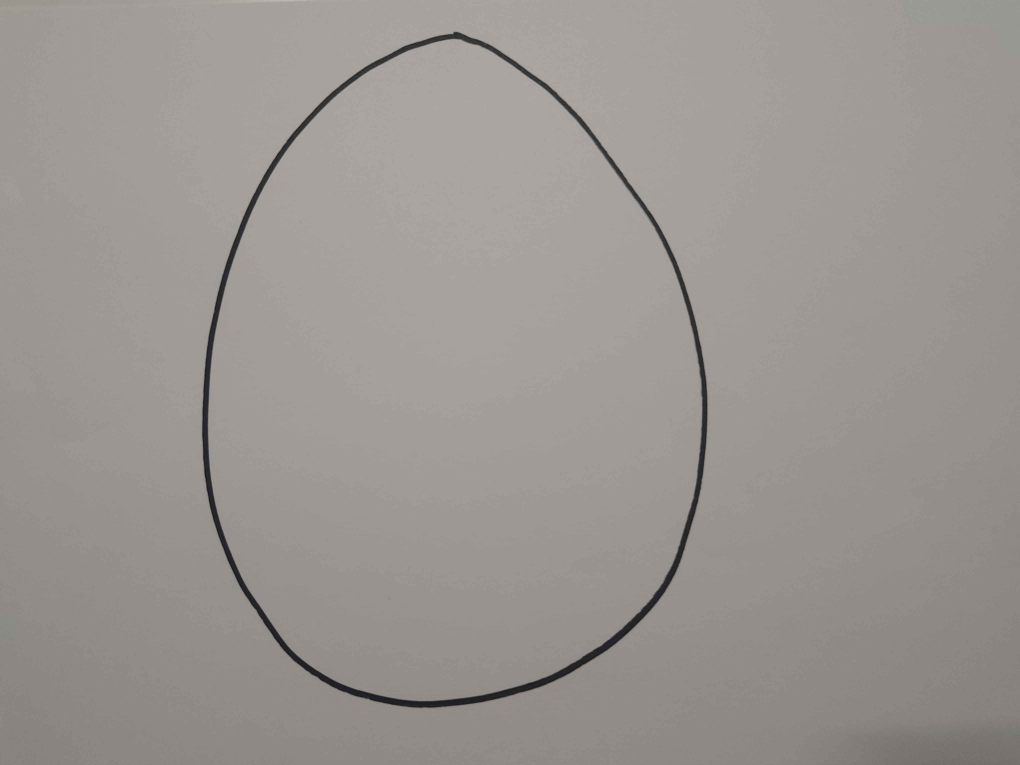
#> input picture numb_data_set/00.jpg, 4080 x 3059 px, given in place of the camera (shown at 1/4 size)
$ python test.py
#> lines starting #> are read from the running program, lines starting #| are printed output that depends on the picture; after the words box and inside, x2 and y2 are one past the last pixel; in counts of white or black regions, pixels touching at a corner belong together
import numpy as np
import time
import os
import cv2

#start timer
start = time.perf_counter()

#training data
def get_data():
    cap = cv2.VideoCapture(0)
    while cap.isOpened():
        ret, frame = cap.read()
#> frame is the input picture: shape (3059, 4080, 3); mean B, G, R 145.6, 149.5, 154.4
        cv2.imshow("Webcam",frame)

        last_frame = frame

        if cv2.waitKey(1) & 0xFF == ord("q"):
#> (key q is pressed here)
            break
    cap.release()
    cv2.destroyAllWindows()
    return last_frame

def mirror(img):
    h,w = img.shape[:2]
    M_horiz = np.float32([
        [-1, 0, w-1],
        [0,1,0]
    ])
    mirrored_h = cv2.warpAffine(img, M_horiz, (w,h))
    return mirrored_h

def show_image(frame):
    cv2.imshow("Frame",frame)
    cv2.waitKey(0)
    cv2.destroyAllWindows()

def invert(mirrored_image):
    inverted_image = cv2.bitwise_not(mirrored_image)
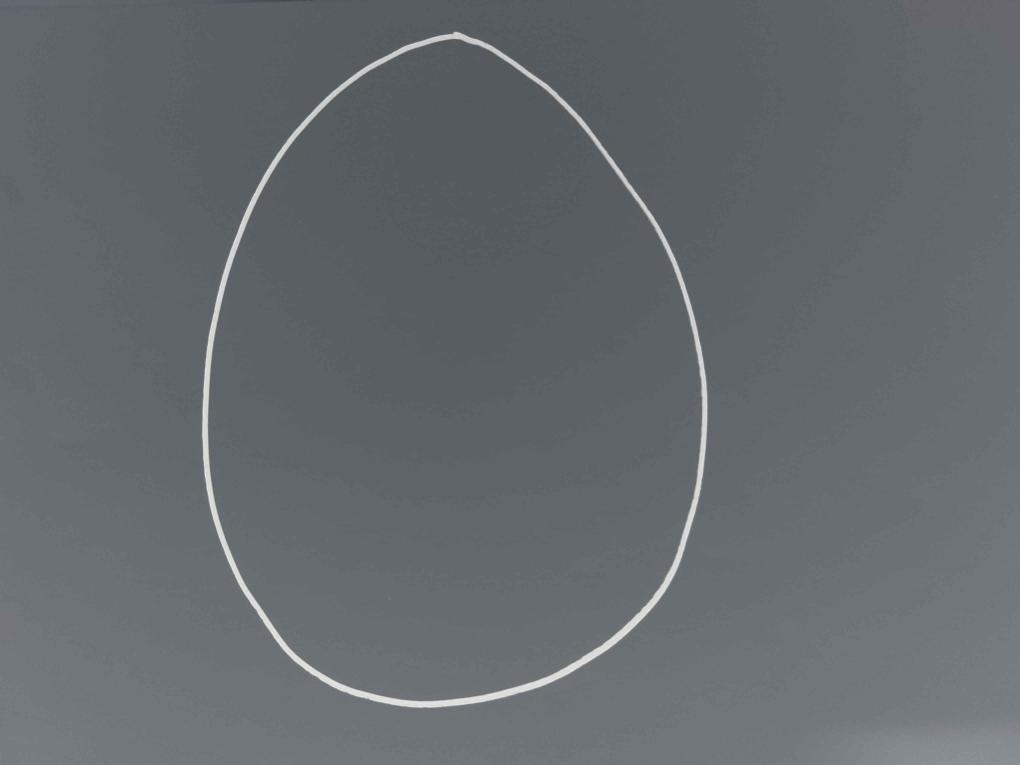
#> inverted_image: shape (3059, 4080, 3) (shown at 1/4 size); mean B, G, R 109.4, 105.5, 100.6
    return inverted_image

def color_gray(frame):
    gray_frame = cv2.cvtColor(frame, cv2.COLOR_BGR2GRAY)
#> in scale, `scaled_frame = cv2.resize(frame, (28,28), interpolation=cv2.INTER_AREA)`:
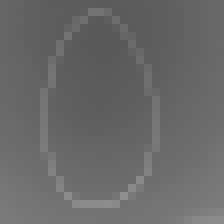
#> scaled_frame: shape (28, 28) (shown 8 times larger); min 89, max 143, mean 104.5
    return gray_frame

def pixel_fix(img):
    _, img = cv2.threshold(img, 20, 255, cv2.THRESH_BINARY + cv2.THRESH_OTSU)
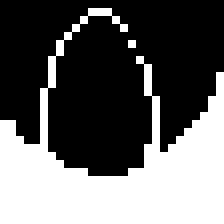
#> img: shape (28, 28) (shown 8 times larger); 39% white; 2 white regions (1 under 20 px), largest, box (x1, y1, x2, y2) and area: (0, 1, 28, 28) 305
    return img

def center(img):
    coords = cv2.findNonZero(img)
#> coords = contour of 306 points, box (x1, y1, x2, y2) (0, 1, 28, 28), area 154

    x,y,w,h = cv2.boundingRect(coords)
#> x = 0; y = 1; w = 28; h = 27
    digit = img[y:y+h,x:x+w]
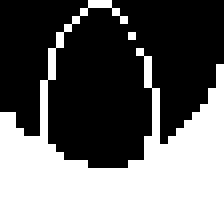
#> digit: shape (27, 28) (shown 8 times larger); 40.5% white; 2 white regions (1 under 20 px), largest, box (x1, y1, x2, y2) and area: (0, 0, 28, 27) 305

    digit = cv2.resize(digit, (20,20), interpolation=cv2.INTER_AREA)
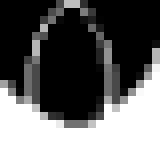
#> digit: shape (20, 20) (shown 8 times larger); min 0, max 255, mean 103.2

    centered = cv2.copyMakeBorder(digit, 4,4,4,4, cv2.BORDER_CONSTANT, value =0)
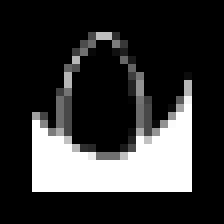
#> centered: shape (28, 28) (shown 8 times larger); min 0, max 255, mean 52.7
    return centered

def scale(frame):
    scaled_frame = cv2.resize(frame, (28,28), interpolation=cv2.INTER_AREA)
    return scaled_frame

def resize(frame):
    resized_frame = frame.reshape(1,784)
    return resized_frame

#minimize pixel value
def minimize_data(y):
    return y / 255

class Layer_Dense:
    def __init__(self,n_inputs,n_neurons):
        #0.1 because of the bell-curve (value might go ober 1.0)
        self.weights = 0.1 * np.random.randn(n_inputs, n_neurons)
        self.biases = np.zeros((1, n_neurons))
    def forward(self,inputs):
        self.inputs = inputs
        self.output = np.dot(inputs, self.weights) + self.biases


class Activation_ReLU:
    def forward(self,inputs):
        self.inputs = inputs
        #deletes all nums under 0
        self.output = np.maximum(0, inputs)


class Activation_Softmax:
    def forward(self,inputs):
        #e raised by all values from last output - e raised to highest value from last output
        #axis=1 calculates the rows instead of default None (coloums)
        exp_values = np.exp(inputs - np.max(inputs, axis=1, keepdims=True))
        probabilities = exp_values / np.sum(exp_values, axis=1, keepdims=True)
        self.output = probabilities


frame = get_data()
#frame = mirror(frame)
frame = invert(frame)
frame = color_gray(frame)
frame = scale(frame)
frame = pixel_fix(frame)
frame = center(frame)
frame = minimize_data(frame)
tuff = show_image(frame)
frame = resize(frame)


layer1 = Layer_Dense(784, 64)
activation1 = Activation_ReLU()

layer2 = Layer_Dense(64,10)
activation2 = Activation_Softmax()

if os.path.exists("mnist_weights.npz"):
    saved = np.load("mnist_weights.npz")
#> (reads mnist_weights.npz from the repository)

    layer1.weights = saved["weights1"]
    layer1.biases = saved["biases1"]

    layer2.weights = saved["weights2"]
    layer2.biases = saved["biases2"]


layer1.forward(frame)
activation1.forward(layer1.output)

layer2.forward(activation1.output)
activation2.forward(layer2.output)

print(f"Guessed number: {np.argmax(activation2.output)}")
#| Guessed number: 2
print(f"Confidence: {np.max(activation2.output) * 100:.2f}%")
#| Confidence: 99.92%


end = time.perf_counter()
print(f"Code execution took : {end-start:.4f} seconds")
